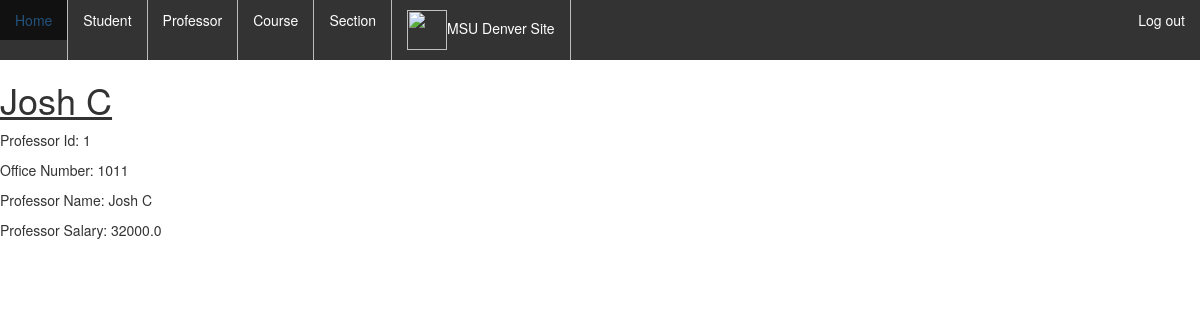
The page /professor/1/ (signed in) on the database its author committed.
### college/models.py (models this page shows)
class Professor(models.Model):
    professor_id = models.IntegerField()
    name = models.CharField(max_length=55)
    office_number = models.IntegerField()
    salary = models.FloatField()
    def __unicode__(self):
        return self.name

### college/views.py (the view)
# urls.py: url(r'^professor/(?P<id>\d+)/', views.professor_detail, name='professor_detail'),
@login_required
def professor_detail(request, id):
    try:
        professor_object = Professor.objects.get(id=id)
    except Professor.DoesNotExist:
        raise Http404('This professor does not exist')
    return render(request, 'professor/professor_detail.html', {
        'professor': professor_object})

### college/templates/professor/professor_detail.html (shortened to what this page needs)
{% extends "index.html" %}
{% block content %}
<h1><u>{{professor}}</u></h1>
<p>Professor Id: {{professor.professor_id}}</p>
<p>Office Number: {{professor.office_number}}</p>
<p>Professor Name: {{professor.name}}</p>
<p>Professor Salary: {{professor.salary}}</p>
{% endblock content %}

### college/static/college/style.css (style rules this page uses)
body { background: url("./MSUDenver_50th_Formal.png"); background-size: 200px 200px; background-repeat: no-repeat; background-position: 50% 250px; background-margin: }

### rows shown on the page
Professor: name "Josh C", professor_id "1", office_number "1011", salary "32000.0"
